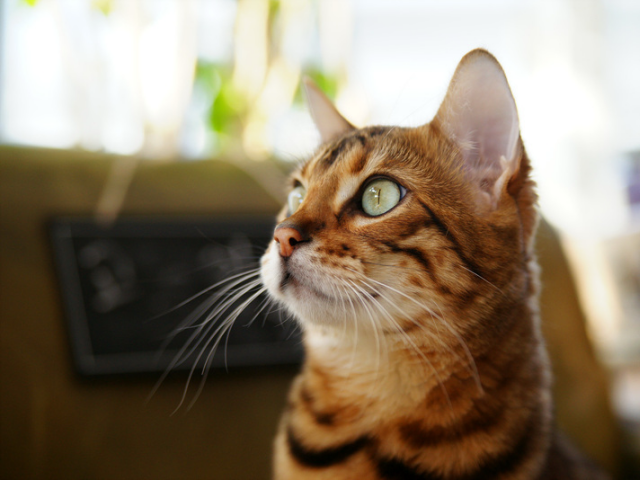
#> input picture OpenCV/OpenCV_study/OpenCV-main/2교시/cat.bmp, 640 x 480 px
$ jupyter execute --allow-errors 0711.ipynb   (shell and % lines are left out)
#> lines starting #> are read from the running program, lines starting #| are printed output that depends on the picture; after the words box and inside, x2 and y2 are one past the last pixel; in counts of white or black regions, pixels touching at a corner belong together
### OpenCV/OpenCV_study/OpenCV-main/3교시/histogram.py
import sys
import numpy as np
import cv2


def calcGrayHist(img):
    channels = [0]
    histSize = [256]
    histRange = [0, 256]

    hist = cv2.calcHist([img], channels, None, histSize, histRange)

    return hist


def getGrayHistImage(hist):
    histMax = np.max(hist)

    imgHist = np.full((110, 256), 255, dtype=np.uint8)
    for x in range(256):
        pt1 = (x, 100)
        pt2 = (x, 100 - int(hist[x, 0] * 100 / histMax))
        cv2.line(imgHist, pt1, pt2, 0)
        cv2.line(imgHist, (x, 101), (x, 110), x)

    #cv2.rectangle(imgHist, (0, 100), (255, 111), 0)

    return imgHist


# [14 lines that do not run on import are left out]

cv2.destroyAllWindows()

### OpenCV/OpenCV_study/OpenCV-main/2교시/0711.ipynb
[cell 1]
import sys
import cv2
# (2)
# 영상 불러오기
img = cv2.imread('cat.bmp', flags = cv2.IMREAD_GRAYSCALE)
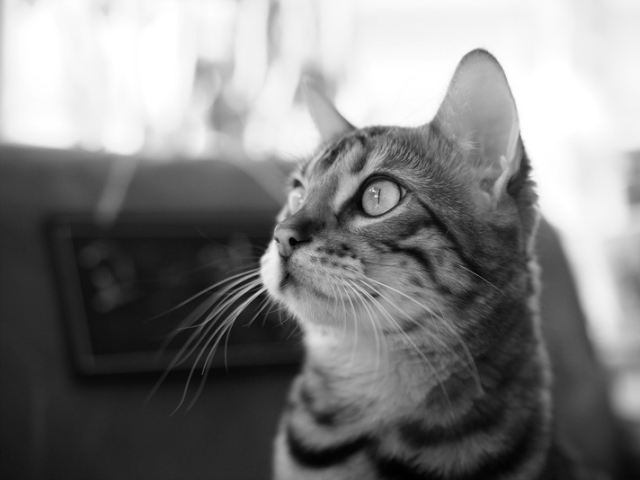
#> img: shape (480, 640); min 0, max 255, mean 127.8
if img is None:
    print('Image load failed!')
    sys.exit()

# 영상 화면 출력
cv2.namedWindow('image')
cv2.imshow('image', img)
# cv2.resizeWindow('image',100,100)
# cv2.moveWindow('image',15,15)

print(img)
#> (printed output is left out)
print(type(img))
#| <class 'numpy.ndarray'>
print(img.shape)
#| (480, 640)
print(img.dtype)
#| uint8
# 다음 key 기다림
cv2.waitKey()

# 창 닫기
cv2.destroyAllWindows()

[cell 2]
import matplotlib.pyplot as plt
import cv2
# 컬러 영상 출력
imgBGR = cv2.imread('cat.bmp')
#> imgBGR is the input picture: shape (480, 640, 3); mean B, G, R 104.5, 125.6, 140.8
imgRGB = cv2.cvtColor(imgBGR, cv2.COLOR_BGR2RGB)
plt.axis('off')
plt.imshow(imgRGB)
plt.show()
# 그레이스케일 영상 출력
imgGray = cv2.imread('cat.bmp', cv2.IMREAD_GRAYSCALE)
plt.axis('off')
plt.imshow(imgGray, cmap='gray')
plt.show()
# 두 개의 영상을 함께 출력
plt.subplot(121), plt.axis('off'), plt.imshow(imgRGB)
plt.subplot(122), plt.axis('off'), plt.imshow(imgGray, cmap='gray')
plt.show()
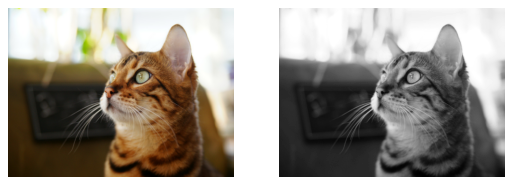
#> figure drawn by matplotlib, 2 panels

[cell 3]
import cv2
cap = cv2.VideoCapture()
cap.open(0)
print('Frame width:', round(cap.get(cv2.CAP_PROP_FRAME_WIDTH)))
print('Frame height:', round(cap.get(cv2.CAP_PROP_FRAME_HEIGHT)))
while True:
    ret, frame = cap.read()
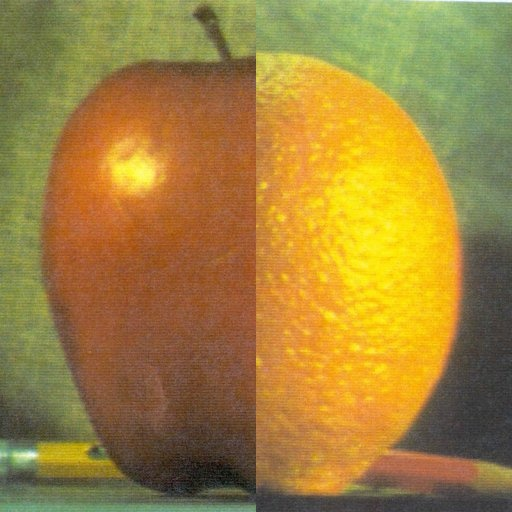
#> input picture Image processing in OpenCV/Direct_blending.jpg, 512 x 512 px, given in place of the camera
#> frame is the input picture: shape (512, 512, 3); mean B, G, R 60.6, 130.3, 160.7
    edge = cv2.Canny(frame, 50, 150)
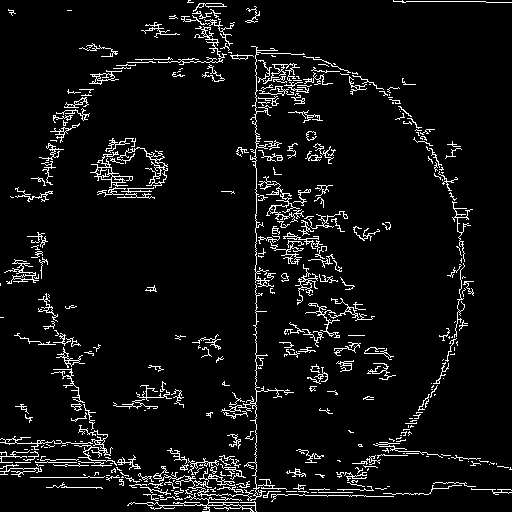
#> edge: shape (512, 512); 6.1% white in thin lines or dots
    cv2.imshow('frame', frame)
    cv2.imshow('edge', edge)
    if cv2.waitKey(10) == 27:
#> (key Esc is pressed here)
        break
cap.release()
cv2.destroyAllWindows()

[cell 4]
import sys
import cv2
import histogram

# (5_1)
filename = 'namecard1.jpg'

if len(sys.argv) > 1:
    filename = sys.argv[1]

src = cv2.imread(filename, cv2.IMREAD_GRAYSCALE)
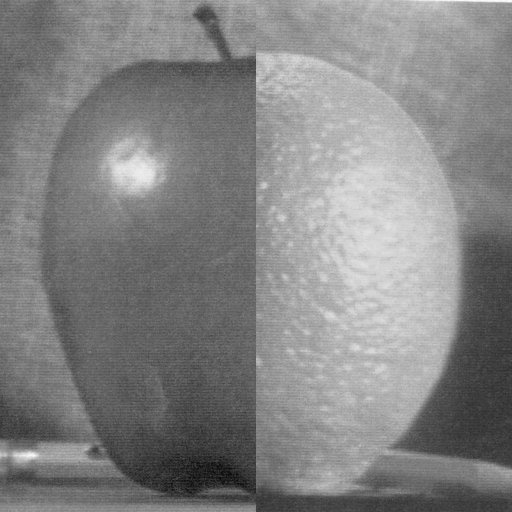
#> src: shape (512, 512); min 7, max 253, mean 131.4

if src is None:
    print('Image load failed!')
    sys.exit()

src = cv2.resize(src, (0, 0), fx=0.5, fy=0.5)
#> src: shape (256, 256)
cv2.imshow('src', src)

hist_img = histogram.getGrayHistImage(histogram.calcGrayHist(src))
#> in calcGrayHist, `hist = cv2.calcHist([img], channels, None, histSize, histRange)`: hist = 256 values, max 785 at index 107, min 0 at index 0, mean 256
#> in getGrayHistImage, `histMax = np.max(hist)`: histMax = 785
#> the loop in getGrayHistImage, `for x in range(256):` made 256 passes
#> pt2 on passes 1 to 3: (0, 100), (1, 100), (2, 100)
#> after the loop in getGrayHistImage, `for x in range(256):`:
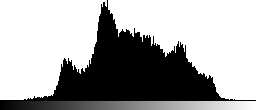
#> imgHist: shape (110, 256); min 0, max 255, mean 167.7
hist_img = cv2.cvtColor(hist_img, cv2.COLOR_GRAY2BGR)
cv2.imshow('hist_img', hist_img)


def on_threshold(pos):
    _, dst = cv2.threshold(src, pos, 255, cv2.THRESH_BINARY)
    hist_img2 = hist_img.copy()
    cv2.line(hist_img2, (pos, 0), (pos, 100), (0, 128, 255))
    cv2.imshow('hist_img', hist_img2)
    cv2.imshow('dst', dst)


cv2.namedWindow('dst')
cv2.createTrackbar('Threshold', 'dst', 0, 255, on_threshold)
cv2.setTrackbarPos('Threshold', 'dst', 100)

cv2.waitKey()
cv2.destroyAllWindows()

[cell 5]
import cv2
src = cv2.imread('namecard1.jpg', cv2.IMREAD_GRAYSCALE)
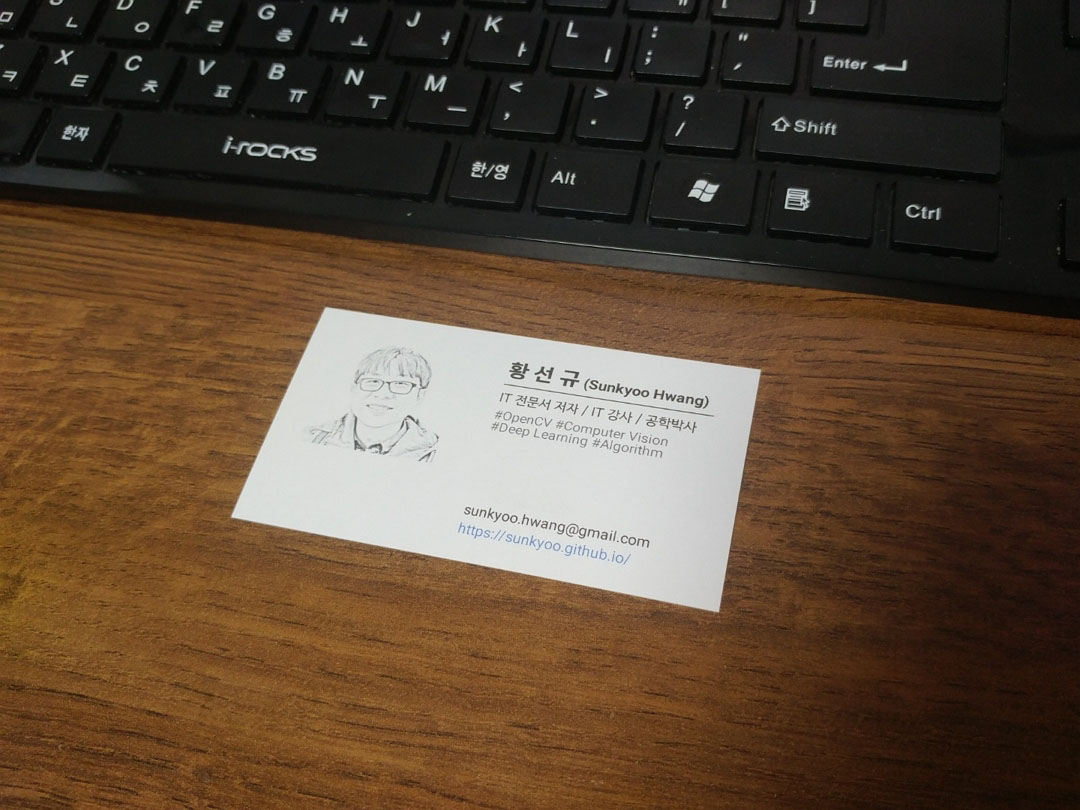
#> input picture OpenCV/OpenCV_study/OpenCV-main/2교시/namecard1.jpg, 1080 x 810 px
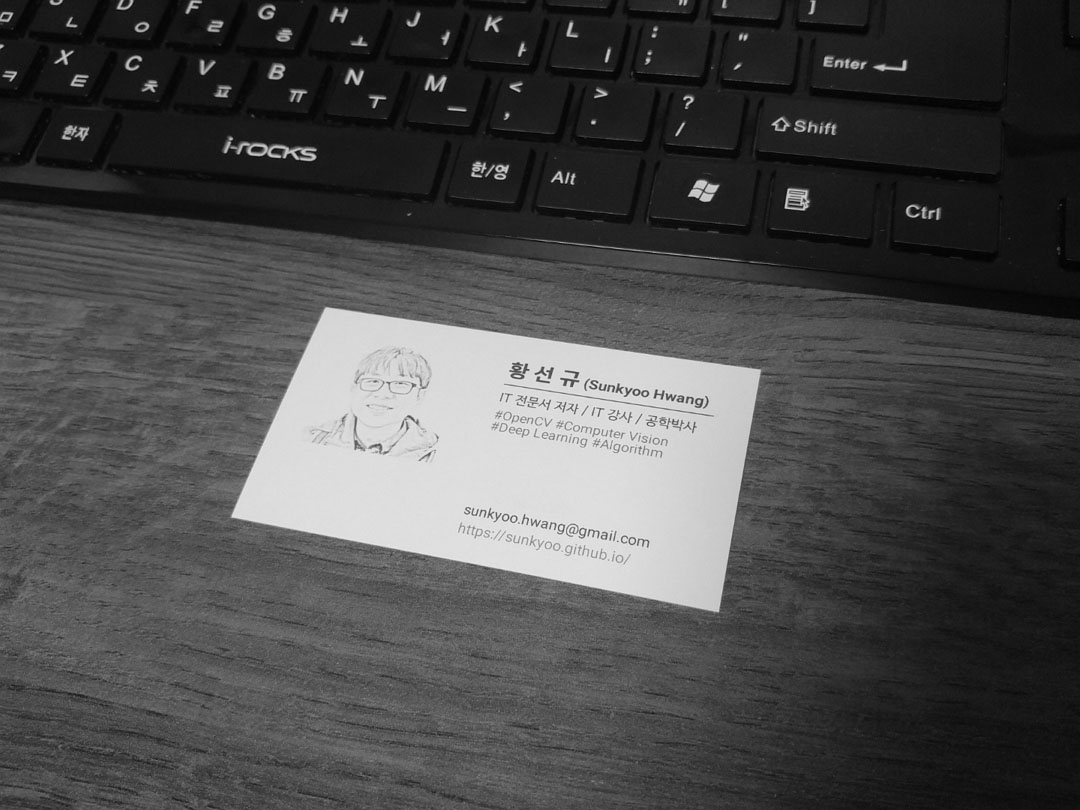
#> src: shape (810, 1080); min 0, max 253, mean 74.9
th, src_bin = cv2.threshold(src, 0, 255, cv2.THRESH_BINARY | cv2.THRESH_OTSU)
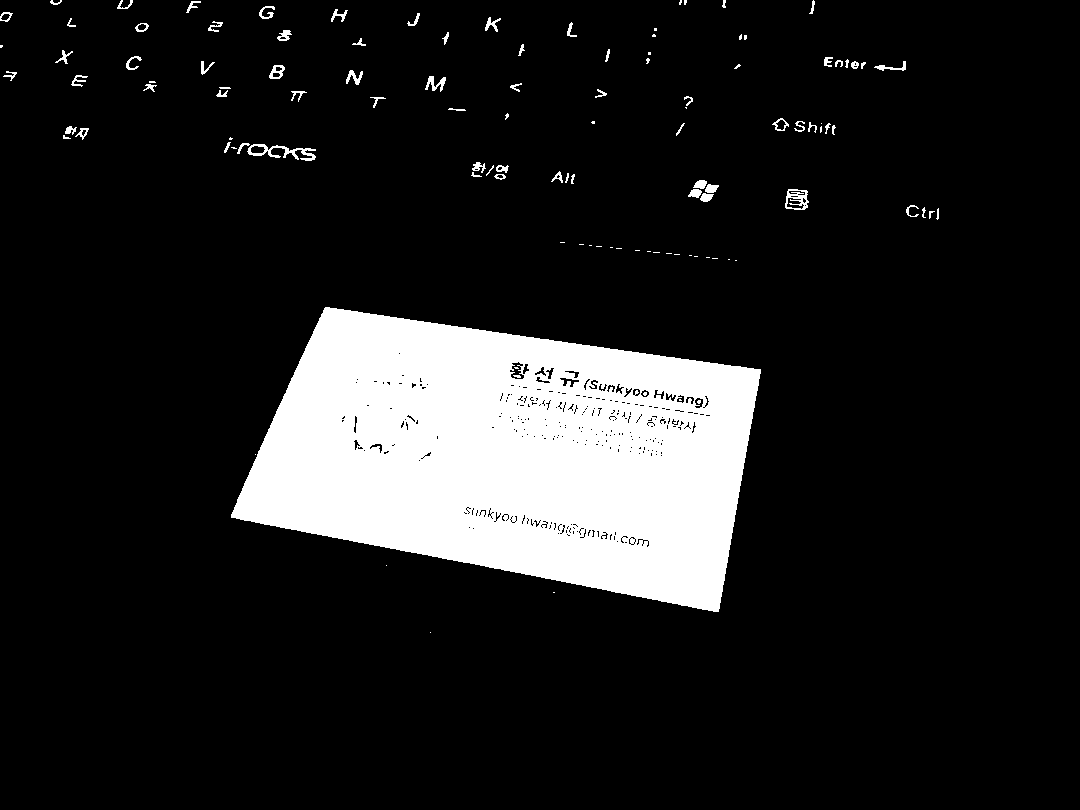
#> src_bin: shape (810, 1080); 12.9% white; 116 white regions (46 under 20 px), largest, box (x1, y1, x2, y2) and area: (231, 307, 761, 612) 108238, (247, 144, 316, 161) 414, (785, 189, 809, 210) 278
#> th = 133
print('threshold:', th)
#| threshold: 133.0
cv2.imshow('src', src)
#> (the rest of this cell did not finish here and is left out)
